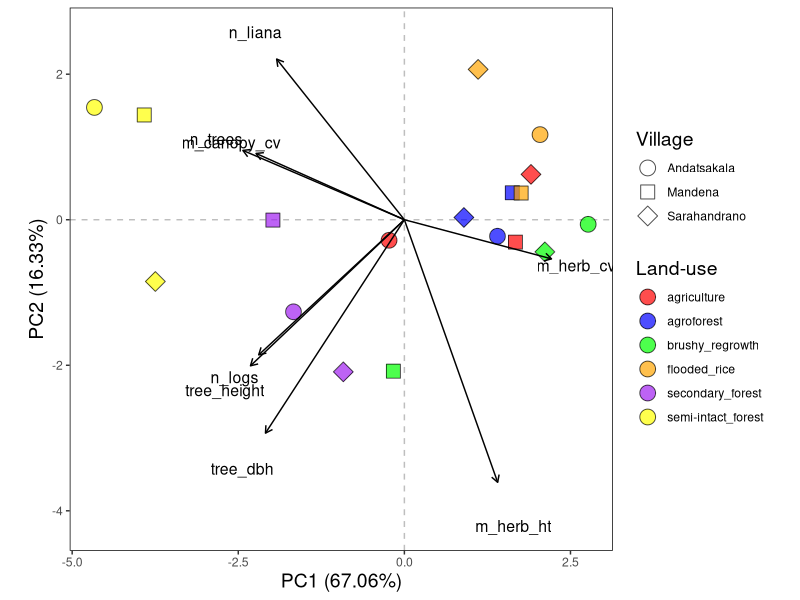
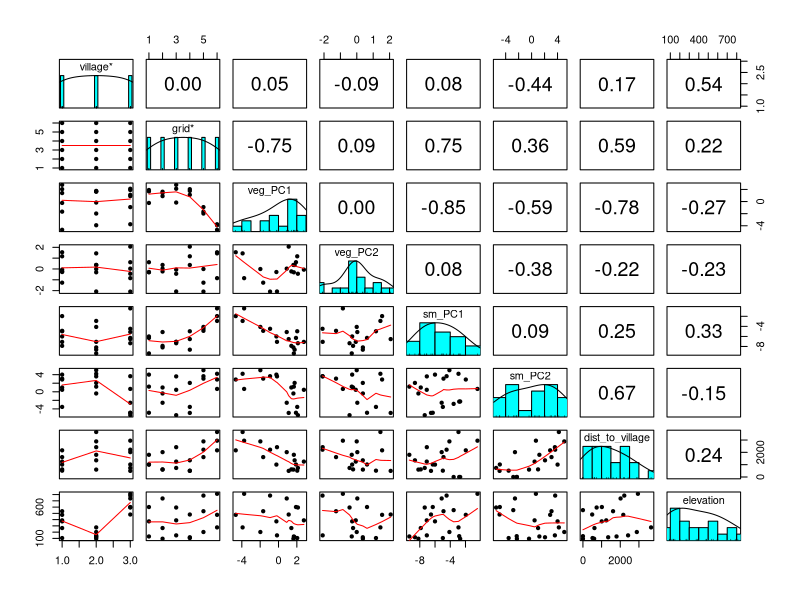

Write R code to recreate these figures, in order.
# script for analyze grids attributes
# *taken from Kayla script*

library(tidyverse)
library(magrittr)
library(vegan)
library(geosphere)
library(reshape2)
library(psych)
library(ggrepel)

rm(list=ls())


##### grid vegetation #######################################################################

habitat.raw <- read_csv("data/data_raw/data_small_mammals/Trap_Plots.csv")

habitat <- habitat.raw %>% 
  mutate(grid_name = case_when(grid_name=="Primary forest" ~ "semi-intact_forest",
                               grid_name=="Degraded forest" ~ "semi-intact_forest",
                               grid_name=="Secondary forest" ~ "secondary_forest",
                               grid_name=="Savoka" ~ "brushy_regrowth",
                               grid_name=="Sugar cane" ~ "agriculture",
                               grid_name=="Mixed agricultural fields" ~ "agriculture",
                               grid_name=="Vanilla, coffee, banana fields" ~ "agriculture",
                               grid_name=="Rice field" ~ "flooded_rice",
                               grid_name=="Vanilla" ~ "agroforest",
                               grid_name=="Village" ~ "village")) %>% 
  select(village, grid_name, season, plot, square, dead_logs, tree_dbh, tree_height, #omiting crown distance
         liana_number, herbaceous_height, herbaceous_cover, canopy_cover) #omitting observations and season
## deal with multitrunk trees by taking sqrt of sum of square DBH of each stem
habitat <- habitat %>% 
  separate(tree_dbh, c("dbh1", "dbh2", "dbh3"), sep = ",") %>% #using unique(habitat$tree_dbh) see max of 3 stems, give each their own column
  mutate(across(c(dbh1, dbh2, dbh3), as.numeric), #make numeric
         across(c(dbh1, dbh2, dbh3), ~ifelse(is.na(.x), 0, .x)), #make na into 0
         tree_dbh = dbh1^2+dbh2^2+dbh3^2, #sum sq dbhs
         tree_dbh = ifelse(tree_dbh == 0, NA, sqrt(tree_dbh))) %>% #sqrt of sum, if 0 make NA (no trees)
  select(-dbh1, -dbh2, -dbh3)
## deal with the herbaceous_height "x to x"
habitat <- habitat %>% 
  mutate(herbaceous_height = case_when(herbaceous_height == "0.4 to 1.5" ~ mean(c(0.4, 1.5)),
                                       herbaceous_height == "1.5 to 2" ~ mean(c(1.5, 2)),
                                       herbaceous_height == "0.3 to 1" ~ mean(c(0.3, 1)), 
                                       herbaceous_height == "0,3 to 1" ~ mean(c(0.3, 1)), 
                                       herbaceous_height == "0 to 1" ~ mean(c(0, 1)),
                                       herbaceous_height == "0 to 2" ~ mean(c(0, 2)), 
                                       TRUE ~ as.numeric(herbaceous_height)))
# add pitfall column
habitat <- habitat %>% 
  mutate(pitfall = ifelse(str_detect(plot, "Pitfall"), "Pitfall", "Grid"),
         pitfall_line = case_when(str_detect(plot, "Pitfall 1") ~ 1,
                                  str_detect(plot, "Pitfall 2") ~ 2,
                                  str_detect(plot, "Pitfall 3") ~ 3,
                                  str_detect(plot, "Pitfall 4") ~ 4,
                                  str_detect(plot, "Pitfall 5") ~ 5,
                                  str_detect(plot, "Pitfall 6") ~ 6,
                                  str_detect(plot, "Pitfall 7") ~ 7,
                                  str_detect(plot, "Pitfall 8") ~ 8,
                                  str_detect(plot, "Pitfall 9") ~ 9,
                                  str_detect(plot, "Pitfall 10") ~ 10,
                                  str_detect(plot, "Pitfall 11") ~ 11,
                                  str_detect(plot, "Pitfall 12") ~ 12,
                                  TRUE ~ 0))

## make a trees df
trees <- habitat %>% 
  select(village, grid_name, season, pitfall, plot, square, tree_height, tree_dbh) %>% 
  group_by(village, grid_name, plot, square) %>%
  summarise(tree_height = mean(tree_height, na.rm=T),
            tree_dbh = mean(tree_dbh, na.rm=T))

## create a new df individual tree measurements
squares <- habitat %>% 
  mutate(tree = ifelse(is.na(tree_dbh), 0, 1)) %>% ## count the number of trees in each square
  group_by(village, grid_name, plot, square) %>% 
  mutate(n_trees = sum(tree)) %>% 
  ungroup() %>% 
  select(-tree_height, -tree_dbh, -tree) %>% # remove tree info from habitat
  distinct() %>% 
  left_join(trees, by=c("village","grid_name","plot","square"))

# summarizing for plots
plot_sum <- squares %>% 
  mutate(across(c(n_trees, tree_height, tree_dbh, dead_logs, 
                  liana_number, herbaceous_height, 
                  herbaceous_cover, canopy_cover))) %>% 
  group_by(pitfall, pitfall_line, village, grid_name, plot) %>% 
  summarise(n_trees = sum(n_trees, na.rm=T),
            tree_height = mean(tree_height, na.rm=T),
            tree_dbh = mean(tree_dbh, na.rm=T),
            n_logs = sum(dead_logs, na.rm=T),
            n_liana = sum(liana_number, na.rm=T),
            m_herb_ht = mean(herbaceous_height, na.rm=T),
            m_herb_cv = mean(herbaceous_cover, na.rm = T),
            m_canopy_cv = mean(canopy_cover, na.rm = T)) %>% 
  ungroup() %>% 
  mutate(across(everything(), ~replace(. , is.nan(.), 0)))

# summarizing for grids
grid_sum <- plot_sum %>% 
  filter(pitfall == "Grid") %>% 
  group_by(grid_name, village) %>% 
  summarise_at(vars(4:11), ~mean(., na.rm=TRUE)) %>% 
  ungroup() %>% 
  arrange(grid_name) %>% 
  mutate(grid_name = factor(grid_name))

# name index
grid_village_name <- grid_sum %>% 
  select(village, grid_name) %>% 
  unite(col="grid_village", village:grid_name, remove = FALSE)

# transforming to matrix
grid_sum_mat <- grid_sum %>% 
  unite(col="grid_village", c("village","grid_name"), remove = TRUE) %>%
  column_to_rownames("grid_village") %>%
  ungroup() %>% 
  as.matrix() 

# PCA
# variables transformed to centered 0 and rescale to have unit variance before the analysis 
pca_veg <- prcomp(grid_sum_mat, center = TRUE, scale. = TRUE)

vegetation_pca <- as.data.frame(pca_veg$x) %>% 
  rownames_to_column("grid_village") %>% 
  left_join(grid_village_name, by="grid_village") %>% 
  select(grid_village,village,grid_name,PC1,PC2) %>% 
  dplyr::rename(grid=grid_name) %>% 
  rename_with(~paste("veg",.,sep="_"), .cols=starts_with("PC"))

# explained variance
ex_var <- pca_veg$sdev ^2 
prop_ex_var <- ex_var/sum(ex_var)*100
prop_ex_var

pca_data <- data.frame(pca_veg$x[, 1:2],  # Select the first two principal components
                       village = as.factor(grid_sum$village), 
                       land_use = as.factor(grid_sum$grid_name)) 

loadings <- data.frame(pca_veg$rotation[, 1:2], variable = rownames(pca_veg$rotation))

#pdf(file = 'results/figure_S3.pdf')
veg_plot <- ggplot(pca_data, aes(x = PC1, y = PC2)) +
  geom_hline(yintercept = 0, linetype = "dashed", color = "gray") +
  geom_vline(xintercept = 0, linetype = "dashed", color = "gray") +
  geom_point(size = 5, alpha = 0.7, aes(fill = land_use, shape = village)) +
  geom_segment(data = loadings, aes(x = 0, y = 0, xend = PC1*6, yend = PC2*6), 
               arrow = arrow(length = unit(0.2, "cm")), color = "black") +  # Vectors as arrows
  geom_text(data = loadings, aes(x = PC1 * 7, y = PC2 * 7, label = variable),
            color = "black", size = 4) +
  labs(x = paste("PC1 (",round(prop_ex_var[1],2),"%)", sep = ""),
       y = paste("PC2 (",round(prop_ex_var[2],2),"%)", sep = ""),
       fill = "Land-use", shape="Village") +
  scale_fill_manual(values = c("red", "blue", "green", "orange", "purple","yellow", "black", "grey")) +
  scale_shape_manual(values = c(21, 22, 23)) +
  guides(fill = guide_legend(override.aes = list(shape=21))) +
  theme_bw() + 
  theme(panel.border = element_rect(colour = "black"), 
        panel.grid = element_blank(), aspect.ratio = 1, title = element_text(size = 14))
#dev.off()
veg_plot


#####
# small mammals

small_mammals <- read_csv("data/data_raw/data_small_mammals/Terrestrial_Mammals.csv")

# counting the abundance of each host species in every land use and transforming to matrix
dat_mat <- small_mammals %>% 
  filter(grepl("TMR", animal_id)) %>% 
  dplyr::rename(host_species = field_identification, grid = habitat_type) %>% 
  filter(host_species != "Rattus rattus") %>% 
  select(host_species,village, grid) %>% 
  count(village, grid, host_species) %>% 
  spread(host_species, n, fill = 0) 

# name index
grid_village_name <- dat_mat %>% 
  select(village, grid) %>% 
  unite(col="grid_village", village:grid, remove = FALSE)

# final matrix
grid_dat_mat <- dat_mat %>% 
  unite(col="grid_village", village:grid, remove = TRUE) %>% 
  column_to_rownames("grid_village") %>% 
  as.matrix()

# PCA
# variables transformed to centered 0 and rescale to have unit variance before the analysis 
pca_sm <- prcomp(sqrt(grid_dat_mat), center = FALSE, scale. = FALSE)

sm_community_pca <- as.data.frame(pca_sm$x) %>% 
  rownames_to_column("grid_village") %>% 
  left_join(grid_village_name, by="grid_village") %>% 
  select(grid_village,PC1,PC2) %>% 
  rename_with(~paste("sm",.,sep="_"), .cols=starts_with("PC"))

# explained variance
ex_var <- pca_sm$sdev ^2 
prop_ex_var <- ex_var/sum(ex_var)*100
prop_ex_var



##### grid distance from village #######################################################################

fun_distance_village <- function(dat) {
  # calculating the difference between grids in the distance to village
  
  dat %<>% arrange(grid)
  vil = dat %>% filter(grid=="village") %>% select(longitude, latitude)
  dist_village_grids <- as.data.frame(geosphere::distm(dat[3:4], vil , fun = distHaversine))
  rownames(dist_village_grids) <- dat$grid
  colnames(dist_village_grids) <- "dist_to_village"
  dist_village_grids <- rownames_to_column(dist_village_grids, "grid") %>% 
    mutate(village = dat$village[1])
  
  return(dist_village_grids)
}

plots_location <- read_csv("data/data_raw/data_small_mammals/plots_location.csv")
village_names <- sort(unique(plots_location$village))
village_dist <- NULL
# for loop for three villages
for (v in village_names) {
  
  # distance from village
  village_distance <- fun_distance_village(plots_location %>% filter(village == v))
  village_dist <- rbind(village_dist, village_distance)
}

village_distance <- village_dist %>% 
  unite(col="grid_village", c(village,grid), remove = TRUE)


##### distance between grids #######################################################################

# calculating pairwise distance between all grids from all villages
dist_grids <- as.data.frame(geosphere::distm(plots_location[3:4], fun = distHaversine))
site_names <- plots_location %>% unite(col="site", c(village,grid), remove = TRUE)
rownames(dist_grids) <-  site_names$site
mds_distance <- cmdscale(dist_grids, k = 1) %>% 
  as.data.frame() %>% 
  rename(distance = V1) %>% 
  rownames_to_column("grid_village")



##### grid elevation #######################################################################
  
  # finding elevation for each grid (average value of captured animals)
  grid_elevation <- small_mammals %>% 
    filter(grepl("TMR", animal_id)) %>% 
    dplyr::rename(host_species = field_identification, grid = habitat_type) %>% 
    group_by(village, grid) %>% 
    summarise(elevation = mean(elevation.obs)) %>% 
  unite(col="grid_village", c(village,grid), remove = TRUE)



############################################################################
# combine variables

village_summary <- vegetation_pca %>% 
  full_join(sm_community_pca, by="grid_village") %>% 
  full_join(village_distance, by="grid_village") %>% 
  full_join(grid_elevation, by="grid_village") %>% 
  full_join(mds_distance, by="grid_village")

# saving the results
write_csv(village_summary, "data/data_processed/village_summary_new.csv")



#####
village_summary <- read_csv("data/data_processed/village_summary.csv")
# correlations between variables
psych::pairs.panels(village_summary %>%  select(-grid_village), ellipses = F, lm = F)
